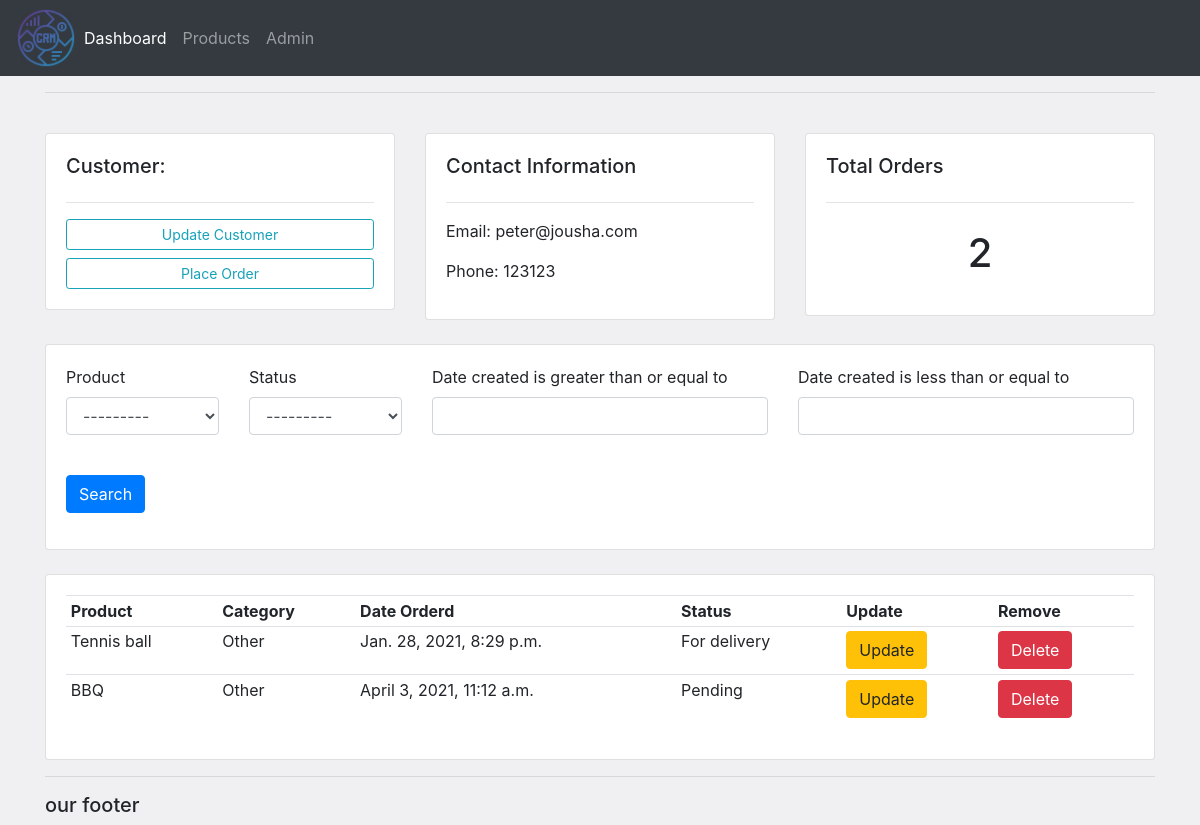
The page /customer/3 on the database as committed earlier.
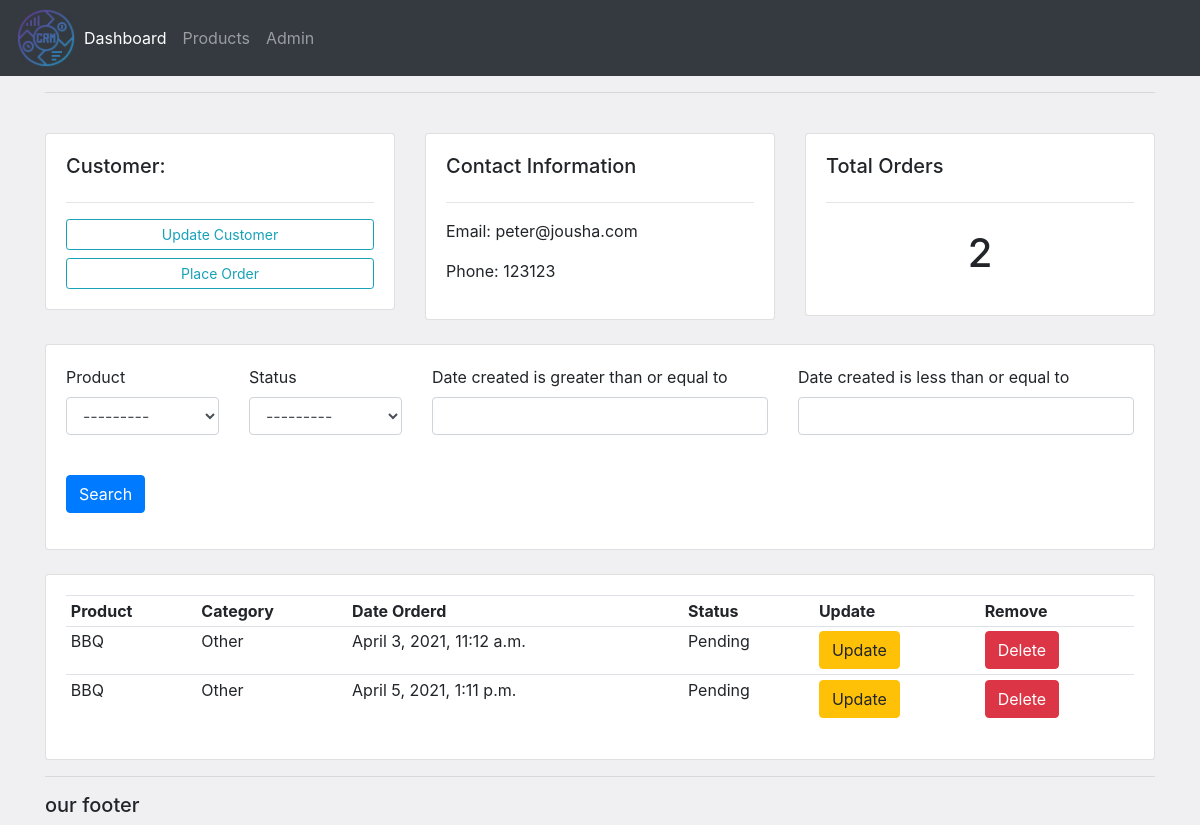
The same page on the database as committed later.
### accounts/models.py (models this page shows, shortened)
class Order(models.Model):
    STATUS = (
        ('Pending', 'Pending'),
        ('For delivery', 'For delivery'),
        ('delivered', 'delivered'),
    )
    customer = models.ForeignKey(
        Customer, null=True, on_delete=models.SET_NULL)
    product = models.ForeignKey(Product, null=True, on_delete=models.SET_NULL)
    date_created = models.DateTimeField(auto_now_add=True, null=True)
    status = models.CharField(max_length=50, choices=STATUS)

class Product(models.Model):
    CATEGORY = (
        ('Food', 'Food'),
        ('Drink', 'Drink'),
        ('Other', 'Other'),
    )
    name = models.CharField(max_length=50, null=True)
    price = models.FloatField()
    tags = models.ManyToManyField(Tag)
    category = models.CharField(max_length=50, null=True, choices=CATEGORY)
    description = models.CharField(max_length=50, null=True, blank=True)
    date_created = models.DateTimeField(auto_now_add=True, null=True)
    def __str__(self):
        return self.name

### accounts/views.py (the view)
# urls.py: path('customer/<str:pk>', views.customer, name="customer"),
def customer(request, pk):
    customer = get_object_or_404(Customer, id=pk)
    orders = customer.order_set.all()
    orders_count = orders.count()
    myFilter = OrderFilter(request.GET, queryset=orders)
    orders = myFilter.qs
    context = {'customer': customer, 'orders': orders,
               'orders_count': orders_count, 'myFilter': myFilter}
    return render(request, 'accounts/customer.html', context)

### accounts/templates/accounts/customer.html
{% extends 'accounts/main.html' %}
{% load crispy_forms_tags %}
{% block content %}
<br>
<div class="row">
    <div class="col-md">
        <div class="card card-body">
            <h5>Customer:</h5>
            <hr>
            <a class="btn btn-outline-info  btn-sm btn-block" href="">Update Customer</a>
            <a class="btn btn-outline-info  btn-sm btn-block" href="{% url 'create_order' customer.id %}">Place
                Order</a>
        </div>
    </div>
    <div class="col-md">
        <div class="card card-body">
            <h5>Contact Information</h5>
            <hr>
            <p>Email: {{customer.email}}</p>
            <p>Phone: {{customer.phone}}</p>
        </div>
    </div>
    <div class="col-md">
        <div class="card card-body">
            <h5>Total Orders</h5>
            <hr>
            <h1 style="text-align: center;padding: 10px">{{orders_count}}</h1>
        </div>
    </div>
</div>
<br>
<div class="row">
    <div class="col">
        <div class="card card-body">
            <form method="get">
                <div class="row">
                    <div class="col-2">
                        {{ myFilter.form.product|as_crispy_field }}
                    </div>
                    <div class="col-2">
                        {{ myFilter.form.status|as_crispy_field }}
                    </div>
                    <div class="col-4">
                        {{ myFilter.form.start_date|as_crispy_field }}
                    </div>
                    <div class="col-4">
                        {{ myFilter.form.end_date|as_crispy_field }}
                    </div>
                    <div class=col-2><br><button class="btn btn-small btn-primary" type="submit">Search</button></div>
                </div>
            </form>
        </div>
    </div>
</div>
<br>
<div class="row">
    <div class="col-md">
        <div class="card card-body">
            <table class="table table-sm">
                <tr>
                    <th>Product</th>
                    <th>Category</th>
                    <th>Date Orderd</th>
                    <th>Status</th>
                    <th>Update</th>
                    <th>Remove</th>
                </tr>
                {% for order in orders %}
                <tr>
                    <td>{{order.product}}</td>
                    <td>{{order.product.category}}</td>
                    <td>{{order.date_created}}</td>
                    <td>{{order.status}}</td>
                    <td> <a class="btn btn-warning" href="{% url 'update_order' order.pk%}">Update</a></td>
                    <td> <a class="btn btn-danger" href="{% url 'delete_order' order.pk%}">Delete</a></td>
                </tr>
                {% endfor %}
            </table>
        </div>
    </div>
</div>
{% endblock content %}

Rows that differ between the two databases and show on the page:
removed Order: product "Tennis ball", product.category "Other", date_created "Jan. 28, 2021, 8:29 p.m.", status "For delivery"
added Order: product "BBQ", product.category "Other", date_created "April 5, 2021, 1:11 p.m.", status "Pending"
